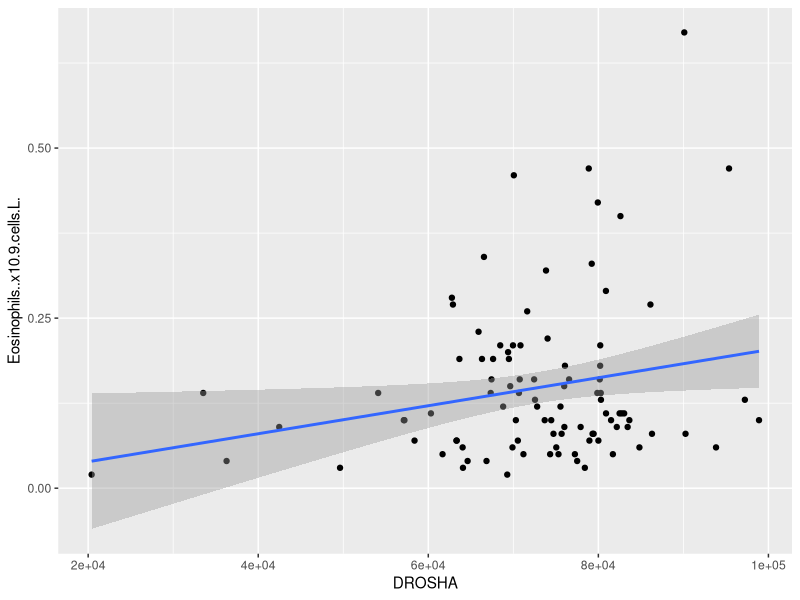
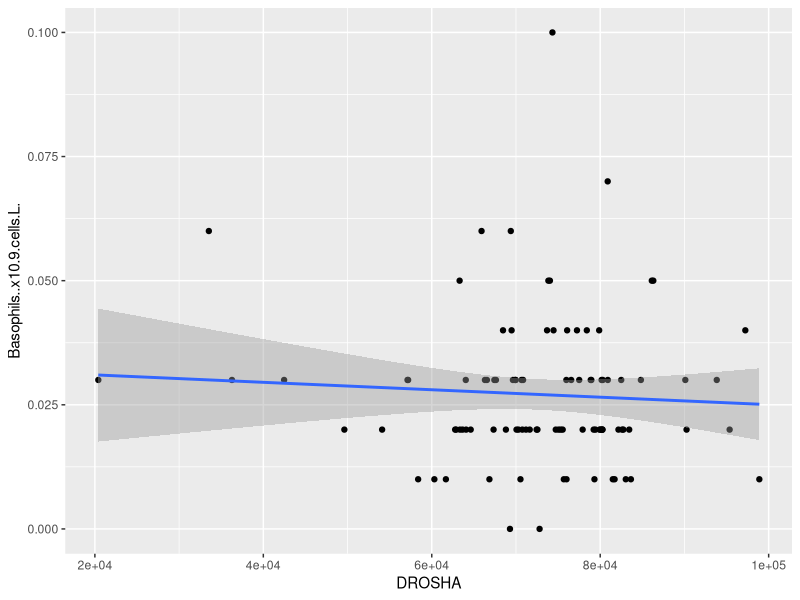

Source code (R) for these figures, in order: (Note: this script raises an error after producing the figures.)
## BTEC395 S2020 Stephane Djoumessi

## install.packages("ggplot2")
library(ggplot2)

## Set working directory 

## Read data
IBS1 <- read.table("../data/IBSGXData.txt", sep = "\t", header = TRUE)
View(IBS1)

##  Eosinophils Single Regression Test
Eosinophils.regression <- lm(DROSHA ~ Eosinophils..x10.9.cells.L. , data=IBS1)
summary(Eosinophils.regression)

## Basophils Single Regression Test
Basophils.regression <- lm(DROSHA ~ Basophils..x10.9.cells.L.  , data=IBS1)
summary(Basophils.regression)

## Eosinophils Scatterplot
ggplot(IBS1, aes(x=DROSHA, y=Eosinophils..x10.9.cells.L.)) +
  geom_point() +    
  geom_smooth(method=lm) 

## Basophils Scatterplot
ggplot(IBS1, aes(x=DROSHA, y=Basophils..x10.9.cells.L.)) +
  geom_point() +    
  geom_smooth(method=lm)
                   
                   
              ###   EOSINOPHILS ASSOCAITED GENES ###   

## ANOVA: IBS-subtype vs. SMPD3 GENE
SMPD3.aov <- aov(SMPD3 ~ IBSsubtype, data = IBS1)
summary(SMPD3.aov)
sink('../data_output/SMPD3.txt', append = TRUE)
print(SMPD3.aov)
sink()

## Print out a boxplot of SMPD3
png("../fig_output/SMPD3.png")
SMPD3_boxplot <- boxplot(SMPD3 ~ IBSsubtype, data = IBS1, main="SMPD3 by IBS subtype", 
                         xlab = "IBS.subtype", ylab = "SMPD3"
)
dev.off()


## ANOVA: IBS-subtype vs. PTGDR2 GENE
PTGDR2.aov <- aov(PTGDR2 ~ IBSsubtype, data = IBS1)
summary(PTGDR2.aov)
sink('../data_output/PTGDR2.txt', append = TRUE)
print(PTGDR2.aov)
sink()

## Print out a boxplot of PTGDR2
png("../fig_output/PTGDR2.png")
PTGDR2_boxplot <- boxplot(PTGDR2 ~ IBSsubtype, data = IBS1, main="PTGDR2 by IBS subtype", 
                          xlab = "IBS.subtype", ylab = "PTGDR2"
)
dev.off()

## ANOVA: IBS-subtype vs. THBS1 GENE
THBS1.aov <- aov(THBS1 ~ IBSsubtype, data = IBS1)
summary(THBS1.aov)
sink('../data_output/THBS1.txt', append = TRUE)
print(THBS1.aov)
sink()

## Print out a boxplot of THBS1
png("../fig_output/THBS1.png")
THBS1_boxplot <- boxplot(THBS1 ~ IBSsubtype, data = IBS1, main="THBS1 by IBS subtype", 
                         xlab = "IBS.subtype", ylab = "THBS1"
)
dev.off()

## ANOVA: IBS-subtype vs. IL5RA GENE
IL5RA.aov <- aov(IL5RA ~ IBSsubtype, data = IBS1)
summary(IL5RA.aov)
sink('../data_output/IL5R9.txt', append = TRUE)
print(IL5RA.aov)
sink()

## Print out a boxplot of IL5RA GENE
png("../fig_output/IL5RA.png")
IL5RA_boxplot <- boxplot(IL5RA ~ IBSsubtype, data = IBS1, main="IL5RA by IBS subtype", 
                         xlab = "IBS.subtype", ylab = "IL5RA"
)
dev.off()

## ANOVA: IBS-subtype vs. CCR3 GENE
CCR3 <- aov(CCR3 ~ IBSsubtype, data = IBS1)
summary(CCR3)
sink('../data_output/CCR3.txt', append = TRUE)
print(CCR3)
sink()

## Print out a boxplot of CCR3
png("../fig_output/CCR3.png")
CCR3_boxplot <- boxplot(CCR3 ~ IBSsubtype, data = IBS1, main="CCR3 by IBS subtype", 
                        xlab = "IBS.subtype", ylab = "CCR3"
)
dev.off()

        ###  BASOPHILS ASSOCAITED GENES  ###

## ANOVA: IBS-subtype vs. IL1A GENE
IL1A <- aov(IL1A ~ IBSsubtype, data = IBS1)
summary(IL1A)
sink('../data_output/IL1A.txt', append = TRUE)
print(IL1A)
sink()

## Print out a boxplot of IL1A
png("../fig_output/IL1A.png")
IL1A_boxplot <- boxplot(IL1A ~ IBSsubtype, data = IBS1, main="IL1A by IBS subtype", 
                        xlab = "IBS.subtype", ylab = "IL1A"
)
dev.off()

## ANOVA: IBS-subtype vs. IL2 GENE
IL2 <- aov(IL2 ~ IBSsubtype, data = IBS1)
summary(IL2)
sink('../data_output/IL2.txt', append = TRUE)
print(IL2)
sink()

## Print out a boxplot of IL2
png("../fig_output/IL2.png")
IL2_boxplot <- boxplot(IL2 ~ IBSsubtype, data = IBS1, main="IL2 by IBS subtype", 
                       xlab = "IBS.subtype", ylab = "IL2"
)
dev.off()

## ANOVA: IBS-subtype vs. IL7R GENE
IL7R <- aov(IL7R ~ IBSsubtype, data = IBS1)
summary(IL7R)
sink('../data_output/IL7R.txt', append = TRUE)
print(IL7R)
sink()

## Print out a boxplot of IL7R
png("../fig_output/IL7R.png")
IL7R_boxplot <- boxplot(IL7R ~ IBSsubtype, data = IBS1, main="IL7R by IBS subtype", 
                        xlab = "IBS.subtype", ylab = "IL7R"
)
dev.off()

## ANOVA: IBS-subtype vs. CXCR4 GENE
CXCR4 <- aov(CXCR4 ~ IBSsubtype, data = IBS1)
summary(CXCR4)
sink('../data_output/CXCR4.txt', append = TRUE)
print(CXCR4)
sink()

## Print out a boxplot of CXCR4
png("../fig_output/CXCR4.png")
CXCR4_boxplot <- boxplot(CXCR4 ~ IBSsubtype, data = IBS1, main="CXCR4 by IBS subtype", 
                         xlab = "IBS.subtype", ylab = "CXCR4"
)
dev.off()

## ANOVA: IBS-subtype vs. PDCD1LG2 GENE
PDCD1LG2 <- aov(PDCD1LG2 ~ IBSsubtype, data = IBS1)
summary(PDCD1LG2)
sink('../data_output/PDCD1LG2.txt', append = TRUE)
print(PDCD1LG2)
sink()

## Print out a boxplot of PDCD1LG2 
png("../fig_output/PDCD1LG2.png")
PDCD1LG2_boxplot <- boxplot(PDCD1LG2 ~ IBSsubtype, data = IBS1, main="PDCD1LG2 by IBS subtype", 
                            xlab = "IBS.subtype", ylab = "PDCD1LG2"
)
dev.off()


## Recursive analysis for regression  - RNA Expression ##

View(IBS)
## Access only the columns with RNA Expression
names(IBS1)[37:286]

##  Make a data frame of list type
storage <- list()

## linear regression for each expressed gene
for(i in names(IBS1)[37:286]){
  storage[[i]]  <- lm(get(i) ~ Basophils..x10.9.cells.L., IBS1)
}

summary(storage$AGO2)
summary(storage$AGO2)$r.squared
summary(storage$AGO2)$coefficients[,4]

## output the results of the 250 genes in data_output folder
sink('../data_output/Basophils_storage.txt', append = TRUE)
print(storage)
sink()
